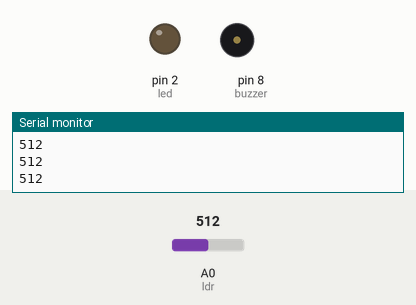
The sketch below on a simulated Arduino Uno, built with avr-gcc and run on an emulated ATmega328P. Shown: output pins drawn as LEDs (lit = HIGH), buzzer (waves = sounding), the last lines printed to the serial monitor. The inputs (shaded band) are chosen by the test bench; at power-on: A0 (ldr) = 512.

Above: at 1.2 s.
1.3 s: A0 (ldr) set to 783
2.8 s: A0 (ldr) set to 808
At 3.4 s:
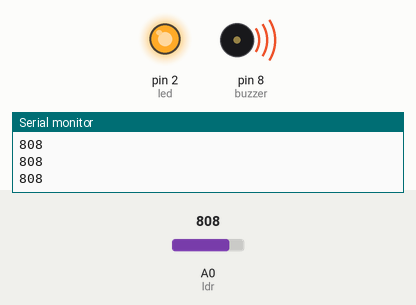
4.3 s: A0 (ldr) set to 790
At 5.5 s:
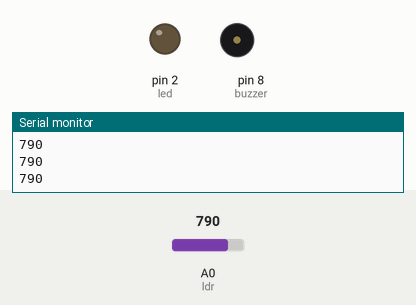
5.8 s: A0 (ldr) set to 810
At 6.9 s:
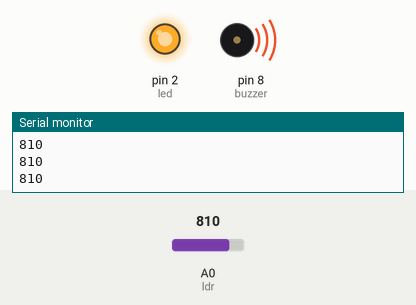
Timing chart, 0 to 8.3 s (numbered marks = the images above; inputs shaded):
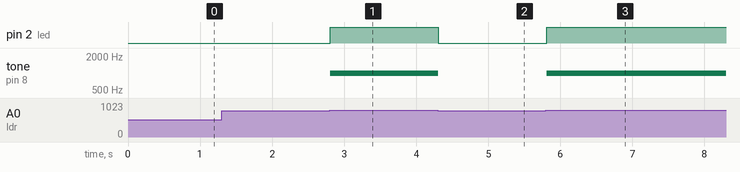

The sketch:

Guvenlik_Sistemi_Projesi_Kodlari.ino
```cpp
int buzzer=8;
int ldr=A0;
int led=2;

void setup() {
  Serial.begin(9600);
  pinMode(buzzer,OUTPUT);
  pinMode(led,OUTPUT);
}

void loop() {
int ldrdeger=analogRead(ldr);
Serial.println(ldrdeger);
if(ldrdeger<800)

  {
    digitalWrite(led,LOW);
    noTone(buzzer);
  }
  else
  {
    digitalWrite(led,HIGH);
    tone(buzzer,1000);
  }
}
 
```

Measured:
- the behaviour switches between 799 and 800 on A0 (ldr) (found by bisection; images 0 and 1)
- after the input at 2.8 s, pin 2 (led): LOW → HIGH at once; tone on pin 8 (buzzer): silent → 1000 Hz at once
- after the input at 4.3 s, pin 2 (led): HIGH → LOW at once; tone on pin 8 (buzzer): 1000 Hz → silent at once
- after the input at 5.8 s, pin 2 (led): LOW → HIGH at once; tone on pin 8 (buzzer): silent → 1000 Hz at once
